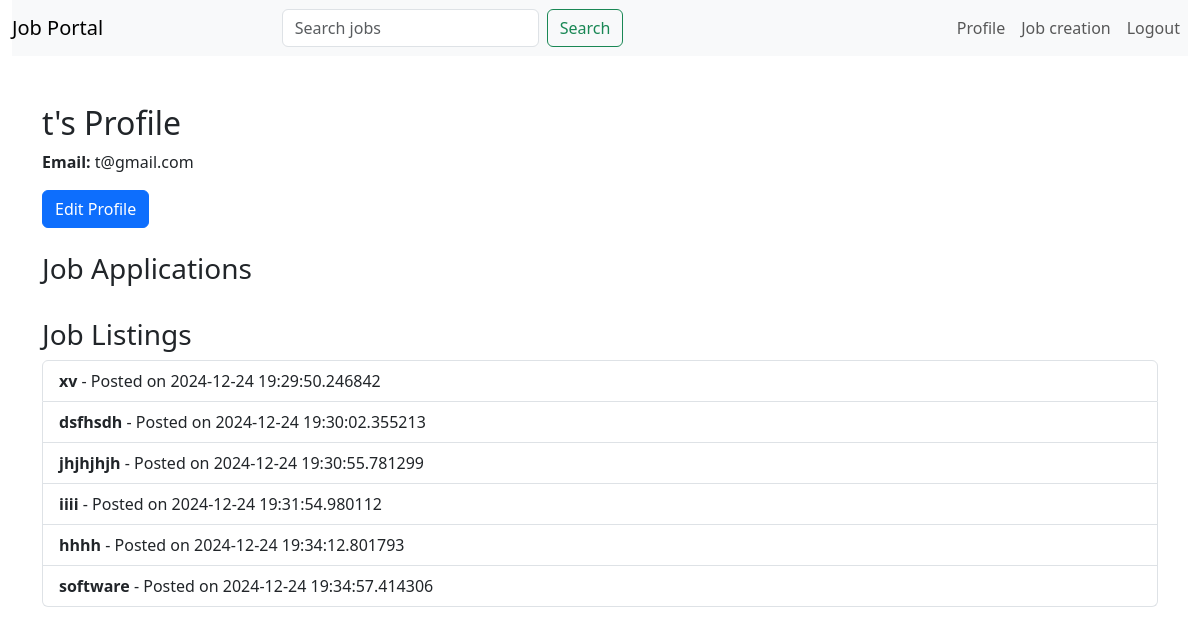
The app's page /profile/ (signed in) with its own data.
### main.py (models this page shows)
class User(UserMixin, db.Model):
    __tablename__ = 'users'
    id = db.Column(db.Integer, primary_key=True)
    name = db.Column(db.String(100), unique=True, nullable=False)
    email = db.Column(db.String(100), unique=True, nullable=False)
    password = db.Column(db.String(100), nullable=False)
    role = db.Column(db.String(50), nullable=False, default="user")

class JobListing(db.Model):
    __tablename__ = 'job_listings'
    id = db.Column(db.Integer, primary_key=True)
    title = db.Column(db.String(100), nullable=False)
    description = db.Column(db.Text, nullable=False)
    pay_rate = db.Column(db.Float, nullable=False)
    location = db.Column(db.String(100), nullable=False)
    category = db.Column(db.String(100), nullable=False)
    created_at = db.Column(db.DateTime, default=datetime.utcnow)
    user_id = db.Column(db.Integer, db.ForeignKey('users.id'), nullable=False)

### main.py (the view)
@app.route('/profile/', methods=["GET", "POST"])
def profile():
    user = current_user
    job_applications = Application.query.filter_by(user_id=user.id).all()
    job_listings = JobListing.query.filter_by(user_id=user.id).all()
    return render_template('profile.html', user=user,
                           job_applications=job_applications,
                           job_listings=job_listings,
                           )

### main.py (called while the page is built)
@login_manager.user_loader
def load_user(user_id):
    return User.query.get(int(user_id))

### templates/profile.html (shortened to what this page needs)
{% extends 'layout.html' %}
{% block content %}
<div class="container my-5">
    <div class="row mb-4">
        <div class="col-md-12">
            <h2>{{ user.name }}'s Profile</h2>
            <p><strong>Email:</strong> {{ user.email }}</p>
            <a href="{{ url_for('edit_profile') }}" class="btn btn-primary">Edit Profile</a>
        </div>
    </div>
    <div class="row mb-4">
        <div class="col-md-12">
            <h3>Job Applications</h3>
        </div>
    </div>
    <div class="row mb-4">
        <div class="col-md-12">
            <h3>Job Listings</h3>
            <ul class="list-group">
                {% for listing in job_listings %}
                    <li class="list-group-item">
                        <strong>{{ listing.title }}</strong> - Posted on {{ listing.created_at }}
                    </li>
                {% endfor %}
            </ul>
        </div>
    </div>
</div>
{% endblock %}

### records on screen
User: name "t", email "t@gmail.com"
JobListing: title "xv", created_at "2024-12-24 19:29:50.246842"
JobListing: title "dsfhsdh", created_at "2024-12-24 19:30:02.355213"
JobListing: title "jhjhjhjh", created_at "2024-12-24 19:30:55.781299"
JobListing: title "iiii", created_at "2024-12-24 19:31:54.980112"
JobListing: title "hhhh", created_at "2024-12-24 19:34:12.801793"
JobListing: title "software", created_at "2024-12-24 19:34:57.414306"
